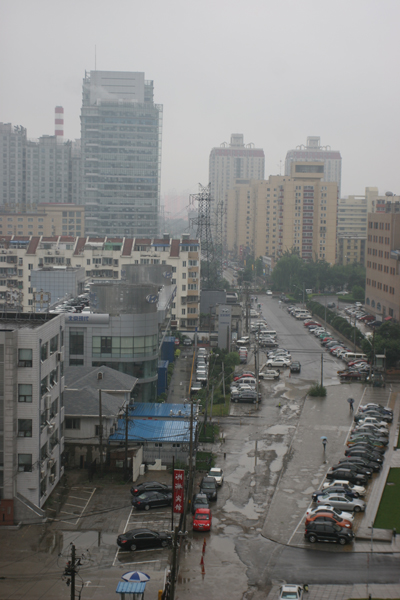
#> input picture image/example1.png, 400 x 600 px
$ python dehaze.py   (older library calls are emulated)
#> lines starting #> are read from the running program, lines starting #| are printed output that depends on the picture
import argparse
import math
import os.path

import cv2
import numpy as np


def DarkChannel(im, sz):
    b, g, r = cv2.split(im)
    dc = cv2.min(cv2.min(r, g), b)
    kernel = cv2.getStructuringElement(cv2.MORPH_RECT, (sz, sz))
    dark = cv2.erode(dc, kernel)
    return dark


def AtmLight(im, dark):
    [h, w] = im.shape[:2]
    imsz = h * w
    numpx = int(max(math.floor(imsz / 1000), 1))
    darkvec = dark.reshape(imsz)
    imvec = im.reshape(imsz, 3)

    indices = darkvec.argsort()
    indices = indices[imsz - numpx::]

    atmsum = np.zeros([1, 3])
    for ind in range(1, numpx):
        atmsum = atmsum + imvec[indices[ind]]

    A = atmsum / numpx
    return A


def TransmissionEstimate(im, A, sz):
    omega = 0.95
    im3 = np.empty(im.shape, im.dtype)

    for ind in range(0, 3):
        im3[:, :, ind] = im[:, :, ind] / A[0, ind]

    transmission = 1 - omega * DarkChannel(im3, sz)
    return transmission


def Guidedfilter(im, p, r, eps):
    mean_I = cv2.boxFilter(im, cv2.CV_64F, (r, r))
    mean_p = cv2.boxFilter(p, cv2.CV_64F, (r, r))
    mean_Ip = cv2.boxFilter(im * p, cv2.CV_64F, (r, r))
    cov_Ip = mean_Ip - mean_I * mean_p

    mean_II = cv2.boxFilter(im * im, cv2.CV_64F, (r, r))
    var_I = mean_II - mean_I * mean_I

    a = cov_Ip / (var_I + eps)
    b = mean_p - a * mean_I

    mean_a = cv2.boxFilter(a, cv2.CV_64F, (r, r))
    mean_b = cv2.boxFilter(b, cv2.CV_64F, (r, r))

    q = mean_a * im + mean_b
    return q


def TransmissionRefine(im, et):
    gray = cv2.cvtColor(im, cv2.COLOR_BGR2GRAY)
    gray = np.float64(gray) / 255
    r = 60
    eps = 0.0001
    t = Guidedfilter(gray, et, r, eps)

    return t


def Recover(im, t, A, tx = 0.1):
    res = np.empty(im.shape, im.dtype)
    t = cv2.max(t, tx)

    for ind in range(0, 3):
        res[:, :, ind] = (im[:, :, ind] - A[0, ind]) / t + A[0, ind]

    return res


def dehaze(input_img, output_path, alg):
    if not os.path.exists(output_path):
        os.makedirs(output_path)

    src = cv2.imread(input_img)

    I = src.astype('float64') / 255

    dark = DarkChannel(I, 15)
    A = AtmLight(I, dark)
    t = TransmissionEstimate(I, A, 15)
    if alg == 'guided_filter':
        t = TransmissionRefine(src, t)
    J = Recover(I, t, A, 0.1)

    cv2.imwrite(os.path.join(output_path, 'dark_channel.png'), dark * 255)
    cv2.imwrite(os.path.join(output_path, 'transmission.png'), t * 255)
    cv2.imwrite(os.path.join(output_path, 'original.png'), src)
    cv2.imwrite(os.path.join(output_path, 'dehaze.png'), J * 255)


def parse_args():
    parser = argparse.ArgumentParser(description = 'Process some integers.')
    parser.add_argument('--input-img', type = str, default = 'image/example1.png', help = 'path for input image')
    parser.add_argument('--output-path', type = str, default = 'output', help = 'path for output image')
    parser.add_argument('--alg', type = str, default = 'dark_channel', choices = ['dark_channel', 'guided_filter'])

    return parser.parse_args()


def dehaze_all(img_path = 'image', ouput_path = 'output'):
    for name in os.listdir(img_path):
        if name.endswith('.png') or name.endswith('.jpg'):
            input_img = os.path.join(img_path, name)
            for alg in ['dark_channel', 'guided_filter']:
                dehaze(input_img, os.path.join(ouput_path, os.path.splitext(name)[0], alg), alg)


def main():
    args = parse_args()
    dehaze(args.input_img, args.output_path, args.alg)
#> in dehaze, src is the input picture: shape (600, 400, 3); mean B, G, R 124.4, 125.7, 125.5
#> in DarkChannel, `dark = cv2.erode(dc, kernel)`:
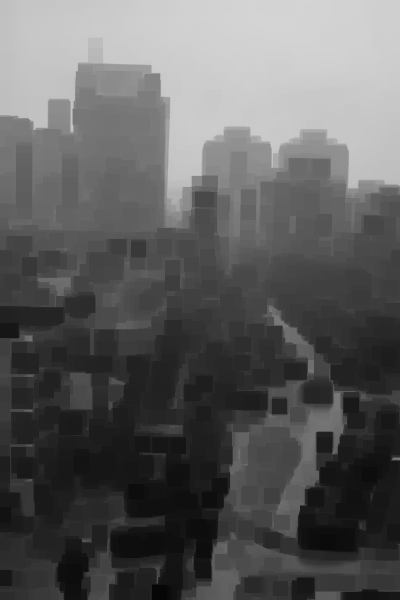
#> dark: shape (600, 400) float64; min 0.0235, max 0.831, mean 0.368
#> in AtmLight, `indices = indices[imsz - numpx::]`: indices = 240 values, max 12696 at index 92, min 647 at index 181, mean 7330.7
#> the loop in AtmLight, `for ind in range(1, numpx):` made 239 passes
#> atmsum on passes 1 to 3: [[0.843, 0.835, 0.835]], [[1.69, 1.67, 1.67]], [[2.53, 2.51, 2.51]]
#> after the loop in AtmLight, `for ind in range(1, numpx):`: atmsum = [[201.4, 199.6, 199.8]]
#> in AtmLight, `A = atmsum / numpx`: A = [[0.839, 0.832, 0.832]]
#> after the loop in TransmissionEstimate, `for ind in range(0, 3):`:
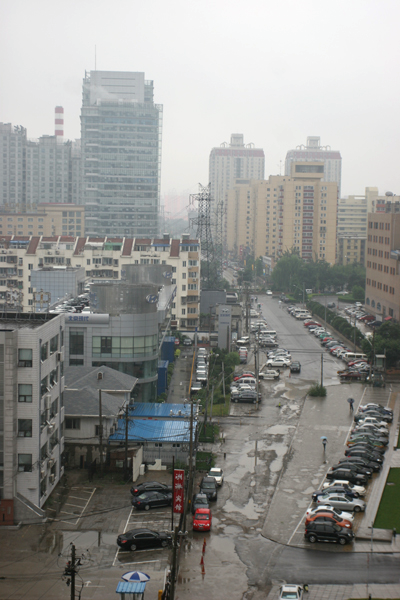
#> im3: shape (600, 400, 3) float64; mean B, G, R 0.581, 0.593, 0.591; drawn with min black and max white
#> call 2 of DarkChannel, with sz = 15
#> in DarkChannel (call 2), `b, g, r = cv2.split(im)`:
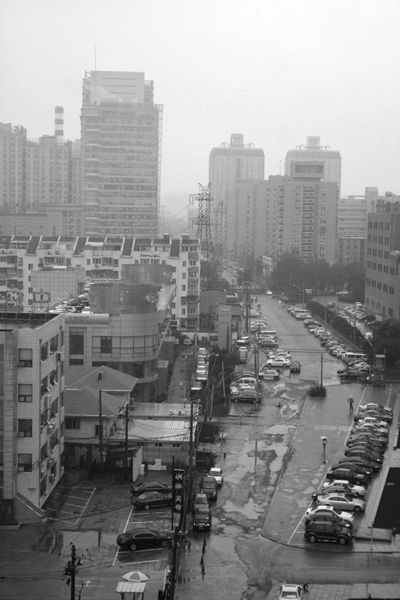
#> b: shape (600, 400) float64; min 0.028, max 1.01, mean 0.581; drawn with min black and max white
#> in DarkChannel (call 2), `b, g, r = cv2.split(im)`:
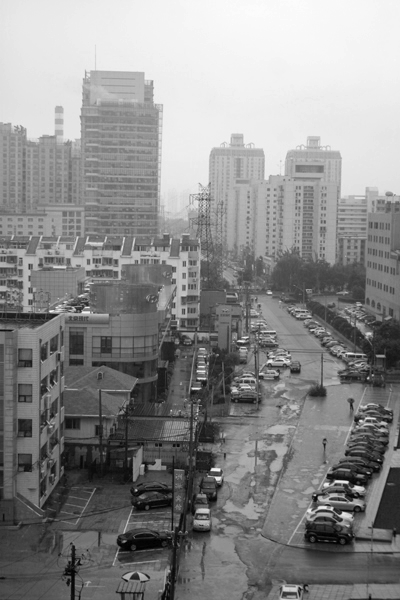
#> r: shape (600, 400) float64; min 0.066, max 1.02, mean 0.591; drawn with min black and max white
#> in DarkChannel (call 2), `dark = cv2.erode(dc, kernel)`:
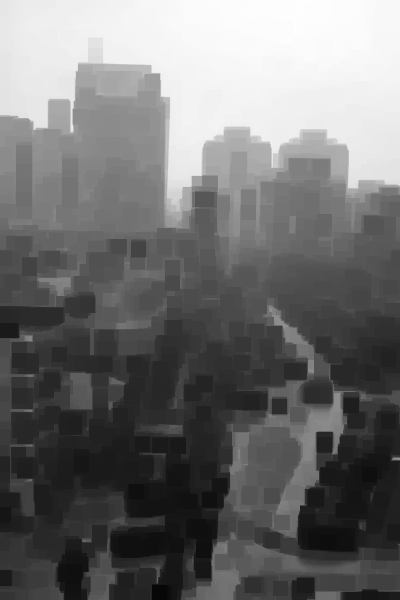
#> dark: shape (600, 400) float64; min 0.028, max 1, mean 0.442
#> in TransmissionEstimate, `transmission = 1 - omega * DarkChannel(im3, sz)`:
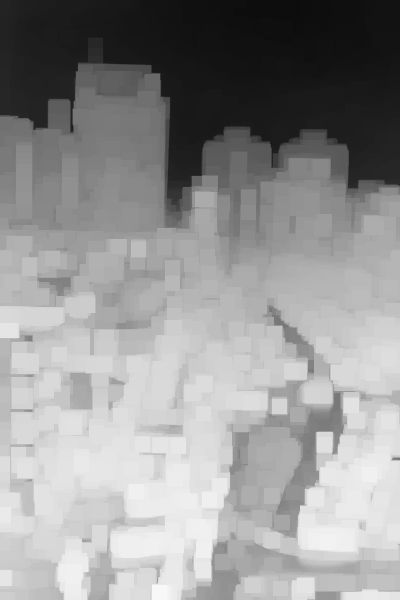
#> transmission: shape (600, 400) float64; min 0.0502, max 0.973, mean 0.581
#> after the loop in Recover, `for ind in range(0, 3):`:
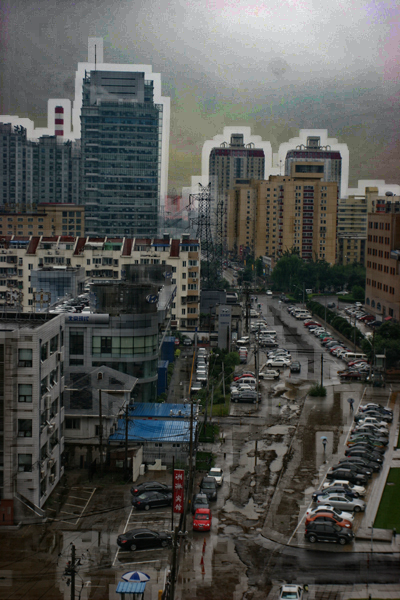
#> res: shape (600, 400, 3) float64; mean B, G, R 0.306, 0.318, 0.314


if __name__ == '__main__':
    main()
